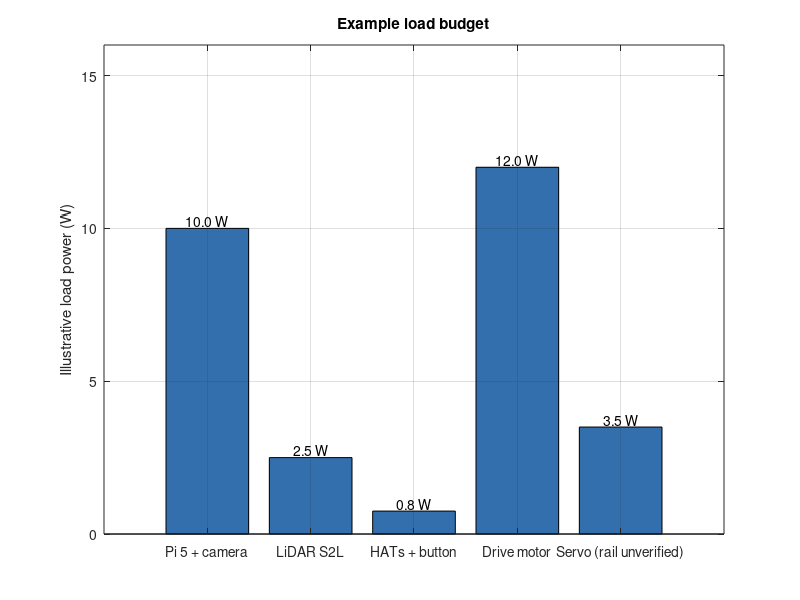
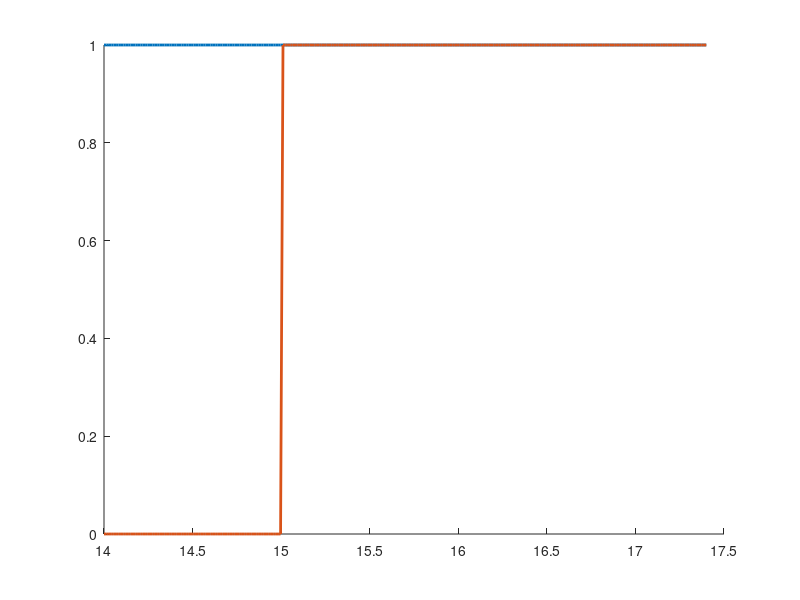

Here is the MATLAB script that generated these plots, in order: (Note: this script raises an error after producing the figures.)
%% Power architecture screening

clear; clc; close all;
scriptFolder = fileparts(mfilename('fullpath'));
if isempty(scriptFolder), scriptFolder = pwd; end
outputFolder = fullfile(scriptFolder,'results');
if ~exist(outputFolder,'dir'), mkdir(outputFolder); end

%% USER INPUTS: replace assumptions with datasheets and bench measurements
% Battery: GAONENG GNB 4S LiHV, nominal 15.2 V and 1.3 Ah.
battery.nominalV = 15.2;           % supplied label [V]
battery.capacityAh = 1.30;         % supplied label [Ah]
battery.fullCellV = 4.35;          % illustrative LiHV full-charge voltage; VERIFY actual charger/battery
battery.lowCellV = 3.50;           % illustrative cutoff for SCREENING ONLY, not BMS guidance
battery.cells = 4;
% Converter operating input limits: CHECK against exact purchased revisions.
buck5.minimumInputV = 6.0;        % DFR1202 published 6-24 V INPUT range
buck12.minimumInputV = 15.0;      % DFR1208 advertised 15-24 V input; verify datasheet
buck5.nominalOutputV = 5.0;
buck12.nominalOutputV = 12.0;
% Illustrative efficiency estimates: replace with measured efficiency-vs-load data.
buck5.efficiency = 0.90;
buck12.efficiency = 0.90;
% EXAMPLE currents, NOT measurements or component ratings. Edit freely.
loads = {'Pi 5 + camera','LiDAR S2L','HATs + button','Drive motor','Servo (rail unverified)'};
rail = {'5 V','5 V','5 V','12 V','5 V'}; % Verify motor and servo ACTUAL power routing!
currentA = [2.0, 0.5, 0.15, 1.0, 0.7];
% This assumed servo supply is NOT verified. Never wire from a plot!
% Added SEN0253 IMU is not modeled separately: add its stated 5 mA to a verified rail during measurements.

%% Sanity checks
assert(battery.cells == 4 && battery.capacityAh > 0);
assert(all(currentA >= 0) && buck5.efficiency > 0 && buck5.efficiency <= 1);
assert(buck12.efficiency > 0 && buck12.efficiency <= 1);
assert(numel(loads)==numel(currentA) && numel(rail)==numel(loads));

%% Figure 01: illustrative electrical power budget
voltage = zeros(size(currentA));
for k=1:numel(currentA)
    if strcmp(rail{k},'5 V'), voltage(k)=5; else, voltage(k)=12; end
end
powerW = voltage .* currentA;
p5 = sum(powerW(strcmp(rail,'5 V')));
p12 = sum(powerW(strcmp(rail,'12 V')));
pInput = p5/buck5.efficiency + p12/buck12.efficiency;
figure('Color','w','Position',[80 80 980 510]);
bar(powerW,'FaceColor',[0.2 0.43 0.68]);
set(gca,'XTick',1:numel(loads),'XTickLabel',loads,'XTickLabelRotation',22);
ylabel('Illustrative load power (W)');
title('Example load budget'); grid on;
for k=1:numel(powerW), text(k,powerW(k)+0.25,sprintf('%.1f W',powerW(k)),'HorizontalAlignment','center'); end
ylim([0,max(powerW)*1.25+1]);
exportgraphics(gcf,fullfile(outputFolder,'01_assumed_load_budget.png'),'Resolution',180);

%% Figure 02: allowable input-voltage screening, NOT output regulation prediction
fullV = battery.cells*battery.fullCellV;
lowV = battery.cells*battery.lowCellV;
Vin = linspace(lowV,fullV,250);
valid5 = Vin >= buck5.minimumInputV;
valid12 = Vin >= buck12.minimumInputV;
figure('Color','w','Position',[110 100 950 510]); hold on;
plot(Vin,double(valid5),'LineWidth',2);
plot(Vin,double(valid12),'LineWidth',2);
xline(battery.nominalV,'--','Nominal 15.2 V','LineWidth',1.2);
xlabel('Battery terminal voltage (V)');
ylabel('Meets assumed/minimum converter INPUT requirement (1 = yes)');
title('Input-range screening ONLY (not proof of output stability)');
yticks([0 1]); ylim([-0.12 1.18]); grid on;
legend('5 V converter: published min input','12 V converter: stated 15 V min input','Location','southwest');
exportgraphics(gcf,fullfile(outputFolder,'02_input_range_screen.png'),'Resolution',180);

%% Figure 03: illustrative battery current against voltage under fixed load
% Assumes constant output loads and constant converter efficiency. No discharge curve modeled.
Iin = pInput ./ Vin;
figure('Color','w','Position',[130 120 950 510]);
plot(Vin,Iin,'LineWidth',2); hold on;
xline(buck12.minimumInputV,'--','12 V buck stated minimum');
xline(battery.nominalV,':','Battery nominal');
xlabel('Battery voltage (V)'); ylabel('Estimated input current (A)');
title('Battery input current estimate | assumed fixed loads'); grid on;
exportgraphics(gcf,fullfile(outputFolder,'03_estimated_input_current.png'),'Resolution',180);
